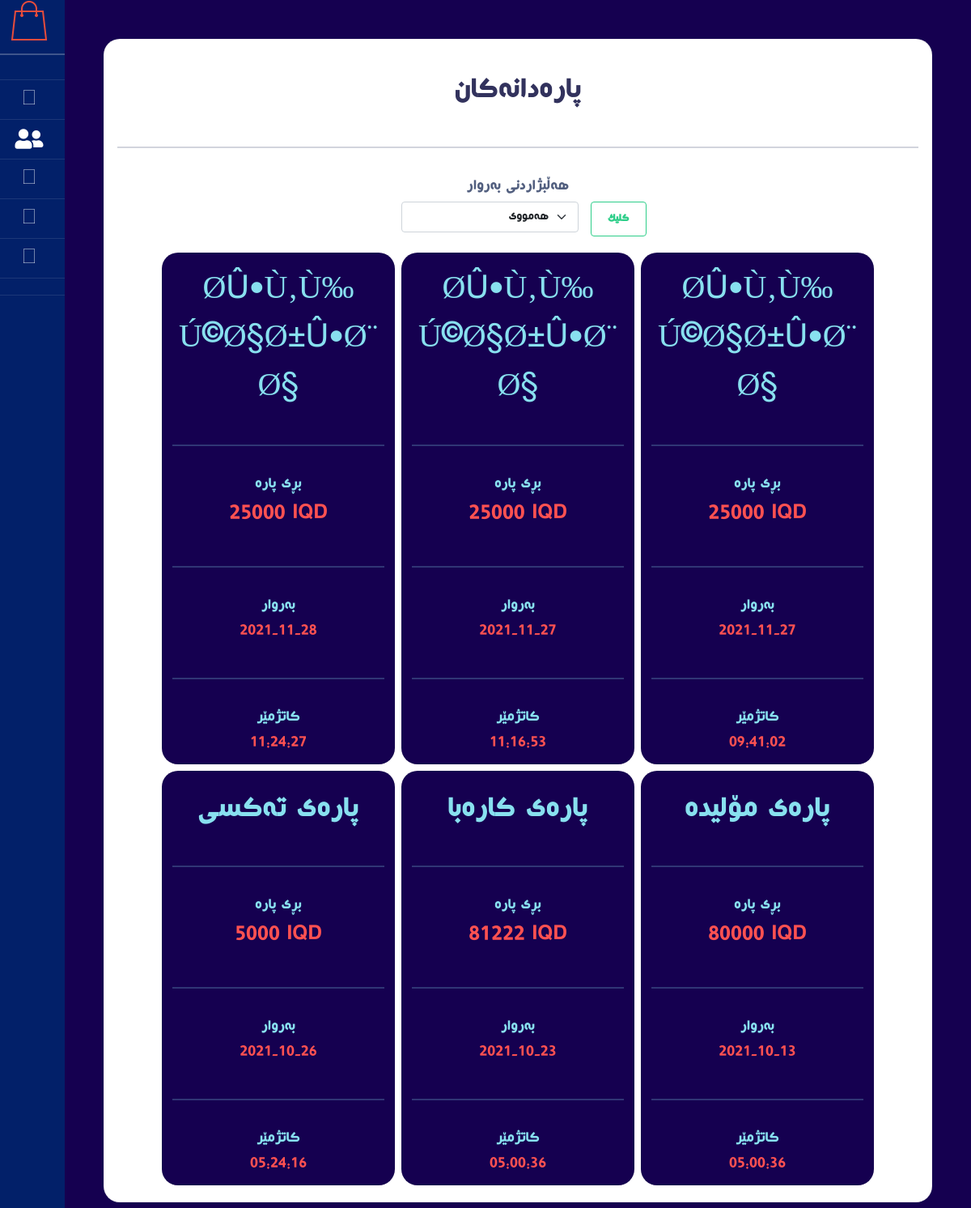
The app's page /krdarakan.php (signed in) with its own data.
### tables this page shows
CREATE TABLE `paradan` (
  `id` int(11) NOT NULL,
  `babat` varchar(255) NOT NULL,
  `price` int(11) NOT NULL,
  `date` date NOT NULL DEFAULT current_timestamp(),
  `time` time NOT NULL DEFAULT current_timestamp()
);

### krdarakan.php (the view, shortened to what this page needs)
<?php
include"extra/nav.php";
?>
<div class="wrapper d-flex align-items-stretch">
	<?php include 'extra/sidebar.php'; ?>
	<div id="content" class="p-4 p-md-5">
        <div class="header-of-page">
    <div class="card raduis-20 text-center p-3" >
        <h1 class="text-center mt-3">پارەدانەکان</h1>
        <hr>
        <div class="row justify-content-center">
            <label style="font-size:20px;" class="mb-1">هەڵبژاردنی بەروار</label>
        <form class="d-flex justify-content-center" method="POST" action="<?php echo basename($_SERVER['PHP_SELF']);?>">
            <div class="col-3">
                <select class="form-select text-end" name="select" required>
                    <option value="0">هەمووی</option>
                </select>
            </div>
            <button class="btn btn-outline-success" type="submit" name="submit">کلیک</button>
      </form>
            <?php
            if(isset($_POST['submit'])){
                $select=$_POST['select'];
                if($select == 1){
                    $date=date("Y-m-d");
                    $qury=mysqli_query($project,"SELECT * FROM `paradan`  where `date` = '$date' order by `id` DESC");
                }else if($select == 2){
                    $date = date('Y-m-d', strtotime("-7 day"));
                    $qury=mysqli_query($project,"SELECT * FROM `paradan`  where `date` > '$date' order by `id` DESC");
                }else if($select == 3){
                    $date = date('Y-m-d', strtotime("-1 months "));
                    $qury=mysqli_query($project,"SELECT * FROM `paradan`  where `date` > '$date' order by `id` DESC");
                }else if($select == 0){
                    $qury=mysqli_query($project,"SELECT * FROM `paradan`  order by `id` DESC");
                }else if($select == 4){
                    $date = date('Y-m-d', strtotime("-1 year "));
                    $qury=mysqli_query($project,"SELECT * FROM `paradan`  where `date` > '$date' order by `id` DESC");
                }
                while ($row = mysqli_fetch_array($qury)){ ?>
             <div class="card m-1  raduis-20" style="width: 18rem;background:#150050;" >
                <h1 style="color:#88E0EF" class="mt-3"><?php echo $row['babat']?></h1>
                <hr style="color:#88E0EF">
                <label style="font-size:20px;color:#88E0EF" class="mb-1">بڕی پارە</label>
                <h3 style="color:#FF5151"><?php echo $row['price']?> <span style="color:#FF5151">IQD</span> </h3>
                <hr style="color:#88E0EF">
                <label style="font-size:20px;color:#88E0EF" class="mb-1">بەروار</label>
                <h5 style="color:#FF5151"><?php echo $row['date']?></h5>
                <hr style="color:#88E0EF">
                <label style="font-size:20px;color:#88E0EF" class="mb-1">کاتژمێر</label>
                <h5 style="color:#FF5151"><?php echo $row['time']?></h5>
            </div>
            <?php
        }
        }else{
            $qury=mysqli_query($project,"SELECT * FROM `paradan` order by `id` DESC");
            while ($row = mysqli_fetch_array($qury)){ ?>
            <div class="card m-1  raduis-20" style="width: 18rem;background:#150050;" >
                <h1 style="color:#88E0EF" class="mt-3"><?php echo $row['babat']?></h1>
                <hr style="color:#88E0EF">
                <label style="font-size:20px;color:#88E0EF" class="mb-1">بڕی پارە</label>
                <h3 style="color:#FF5151"><?php echo $row['price']?> <span style="color:#FF5151">IQD</span> </h3>
                <hr style="color:#88E0EF">
                <label style="font-size:20px;color:#88E0EF" class="mb-1">بەروار</label>
                <h5 style="color:#FF5151"><?php echo $row['date']?></h5>
                <hr style="color:#88E0EF">
                <label style="font-size:20px;color:#88E0EF" class="mb-1">کاتژمێر</label>
                <h5 style="color:#FF5151"><?php echo $row['time']?></h5>
            </div>
        <?php } }
            ?>
        </div>
    </div>
        </div>
    </div>

### style/nice.css (style rules this page uses)
body { font-family: 'MyWebFont'; background-color: #150050; }
.raduis-20 { border-radius: 20px; }

### records on screen
paradan: babat "Ø­Û•Ù‚Ù‰ Ú©Ø§Ø±Û•Ø¨Ø§", price "25000", date "2021-11-28", time "11:24:27"
paradan: babat "Ø­Û•Ù‚Ù‰ Ú©Ø§Ø±Û•Ø¨Ø§", price "25000", date "2021-11-27", time "11:16:53"
paradan: babat "Ø­Û•Ù‚Ù‰ Ú©Ø§Ø±Û•Ø¨Ø§", price "25000", date "2021-11-27", time "09:41:02"
paradan: babat "پارەی تەکسی", price "5000", date "2021-10-26", time "05:24:16"
paradan: babat "پارەی کارەبا", price "81222", date "2021-10-23", time "05:00:36"
paradan: babat "پارەی مۆلیدە", price "80000", date "2021-10-13", time "05:00:36"
